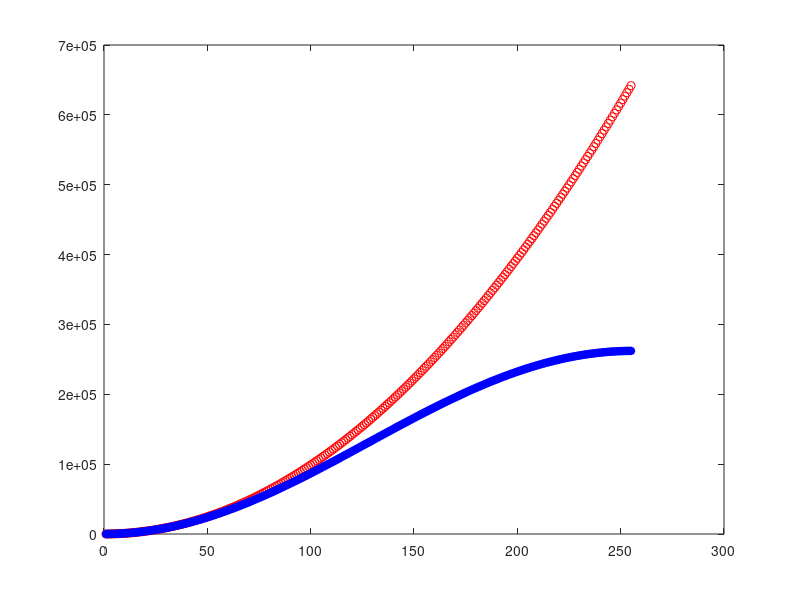

The MATLAB script that drew this image:
%% problema agli autovalori
clear all
close all
clc

a = 0;
b = 1;
% discretizzazione
for k = 2:8;
M = 2^k; % approssimo in maniera più accurata tutti i primi autovalori
x = linspace(a,b,M+1);
h = (b-a)/M;
% matrice A
d = 2/h^2*ones(1,M-1);
c = -1/h^2*ones(1,M-2);
A = diag(d) + diag(c,1) + diag(c,-1);
L = M-1;
Kl = pi*[1:L]'/b;
lambda_ex = Kl.^2;
% autovalori e autovettori
[U, lambda] = eig(A);
%condizioni al bordo
U = [zeros(1,M-1); U; zeros(1,M-1)];
lambda = diag(lambda);
[lambda_ex lambda]
% confronto grafico e numerico
xplot = linspace(a,b);
for ind = 1:L
    u_ex = sin(Kl(ind)*xplot);
    U_norm = sign(u_ex(2))/sign(U(2,ind))*U(:,ind)/norm(U(:,ind),inf);
    plot(xplot,u_ex,'r',x,U(:,ind),'--b','linewidth',2);
    pause
end
plot([1:L], lambda_ex, 'or', [1:L], lambda, '*b', 'linewidth', 2);
pause
end


